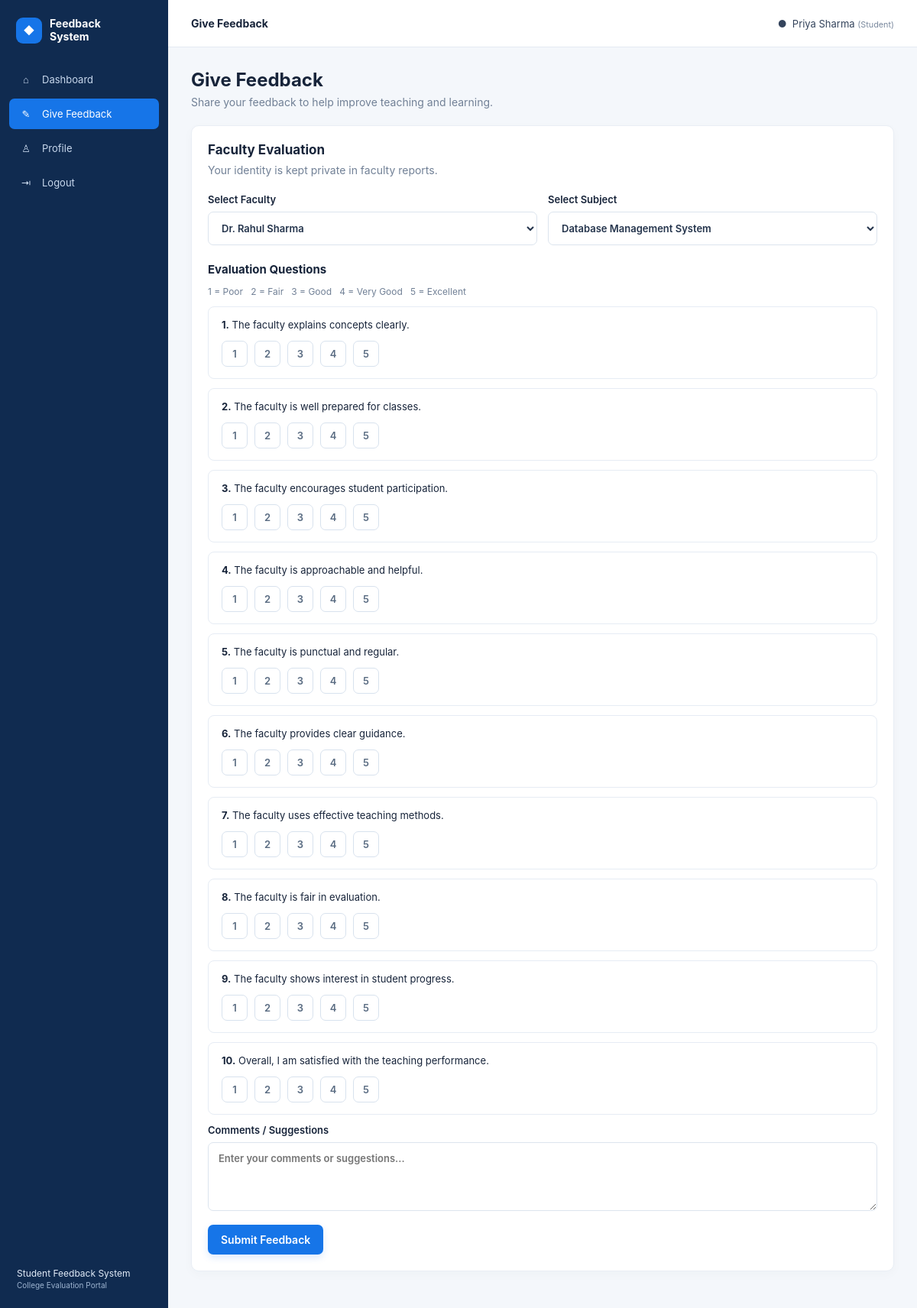
The app's page /feedback.php?faculty=4&subject=1 (signed in) with its own data.
### tables this page shows
CREATE TABLE questions (
  id INT AUTO_INCREMENT PRIMARY KEY,
  question_text VARCHAR(255) NOT NULL,
  category VARCHAR(100) DEFAULT NULL,
  status ENUM('active','inactive') DEFAULT 'active',
  created_at TIMESTAMP DEFAULT CURRENT_TIMESTAMP
);

### feedback.php (the view, shortened to what this page needs)
<?php
require_once "config.php"; require_role("student");
$uid=(int)$_SESSION["user_id"]; $error="";
$faculty=$pdo->query("SELECT id,name FROM users WHERE role='faculty' AND status='active' ORDER BY name")->fetchAll();
$subjects=$pdo->query("SELECT id,subject_name FROM subjects WHERE status='active' ORDER BY subject_name")->fetchAll();
$questions=$pdo->query("SELECT id,question_text FROM questions WHERE status='active' ORDER BY id")->fetchAll();
$selectedFaculty=(int)($_POST["faculty_id"]??$_GET["faculty"]??0);
$selectedSubject=(int)($_POST["subject_id"]??$_GET["subject"]??0);
app_header("Give Feedback"); ?>
<div class="welcome"><div><h1>Give Feedback</h1><p>Share your feedback to help improve teaching and learning.</p></div></div>
<div class="panel feedback-panel"><h2>Faculty Evaluation</h2><p class="muted">Your identity is kept private in faculty reports.</p><?php if($error): ?><div class="alert error"><?=e($error)?></div><?php endif; ?>
<form method="post" id="feedbackForm"><div class="two-col select-row"><label>Select Faculty<select name="faculty_id" required><option value="">Choose Faculty</option><?php foreach($faculty as $f): ?><option value="<?=$f["id"]?>" <?=$selectedFaculty===$f["id"]?"selected":""?>><?=e($f["name"])?></option><?php endforeach; ?></select></label><label>Select Subject<select name="subject_id" required><option value="">Choose Subject</option><?php foreach($subjects as $s): ?><option value="<?=$s["id"]?>" <?=$selectedSubject===$s["id"]?"selected":""?>><?=e($s["subject_name"])?></option><?php endforeach; ?></select></label></div>
<h3>Evaluation Questions</h3><p class="muted small">1 = Poor &nbsp; 2 = Fair &nbsp; 3 = Good &nbsp; 4 = Very Good &nbsp; 5 = Excellent</p>
<?php foreach($questions as $i=>$q): ?><div class="question-card"><p><b><?=$i+1?>.</b> <?=e($q["question_text"])?></p><div class="rating-group"><?php for($n=1;$n<=5;$n++): ?><label class="rating-option"><span><?=$n?></span></label><?php endfor; ?></div></div><?php endforeach; ?>
<label>Comments / Suggestions<textarea name="comment" rows="4" maxlength="1000" placeholder="Enter your comments or suggestions..."><?=e($_POST["comment"]??"")?></textarea></label><div class="form-actions"><button class="btn primary" type="submit">Submit Feedback</button></div></form></div>

### style.css (style rules this page uses)
* { box-sizing:border-box }
:root { --navy:#102f61;--blue:#1675e8;--text:#17243a;--muted:#718096;--line:#e4eaf2;--bg:#f4f7fb }
body { margin:0;font-family:Inter,"Segoe UI",Arial,sans-serif;color:var(--text);background:var(--bg);font-size:14px }
button,input,select,textarea { font:inherit }
.muted { color:var(--muted) }
.small { font-size:12px }
label { display:grid;gap:8px;font-weight:600;font-size:13px }
input,select,textarea { width:100%;padding:12px 13px;border:1px solid #dce4ee;border-radius:7px;background:#fff;color:#24344c;outline:none }
.btn { display:inline-flex;align-items:center;justify-content:center;border:0;border-radius:7px;padding:11px 17px;cursor:pointer;font-weight:600;text-decoration:none;transition:.15s }
.primary { background:#1675e8;color:#fff;box-shadow:0 4px 10px #1675e826 }
.two-col { display:grid;grid-template-columns:1fr 1fr;gap:14px }
.app-body { display:flex;min-height:100vh }
.welcome { display:flex;align-items:center;justify-content:space-between;margin-bottom:22px }
.welcome h1 { font-size:24px;margin:0 0 6px }
.welcome p { margin:0;color:var(--muted) }
.panel { background:#fff;border:1px solid #e9eef5;border-radius:10px;padding:21px;margin-bottom:20px;box-shadow:0 4px 14px #263d5907 }
.panel h2 { font-size:17px;margin:0 0 15px }
.feedback-panel { max-width:950px }
.feedback-panel>p { margin-top:-7px }
.select-row { margin:22px 0 }
.feedback-panel h3 { font-size:15px;margin:22px 0 6px }
.question-card { border:1px solid #e6ecf4;border-radius:8px;padding:15px 17px;margin:12px 0 }
.question-card p { margin:0 0 13px;font-size:13px }
.rating-group { display:flex;gap:9px }
.rating-option { display:block;cursor:pointer }
.rating-option span { display:grid;place-items:center;width:34px;height:34px;border:1px solid #d8e2ee;border-radius:7px;color:#5a6c82;font-weight:600 }
.feedback-panel textarea { resize:vertical }
.form-actions { margin-top:18px }

### records on screen
questions: question_text "The faculty explains concepts clearly."
questions: question_text "The faculty is well prepared for classes."
questions: question_text "The faculty encourages student participation."
questions: question_text "The faculty is approachable and helpful."
questions: question_text "The faculty is punctual and regular."
questions: question_text "The faculty provides clear guidance."
questions: question_text "The faculty uses effective teaching methods."
questions: question_text "The faculty is fair in evaluation."
questions: question_text "The faculty shows interest in student progress."
questions: question_text "Overall, I am satisfied with the teaching performance."

### other values on screen
$item[1] "⌂"
$item[0] "Dashboard"
$item[1] "✎"
$item[0] "Give Feedback"
$item[1] "♙"
$item[0] "Profile"
$title "Give Feedback"
$name "Priya Sharma"
$role "Student"
form field faculty_id "Dr. Rahul Sharma"
form field subject_id "Database Management System"
